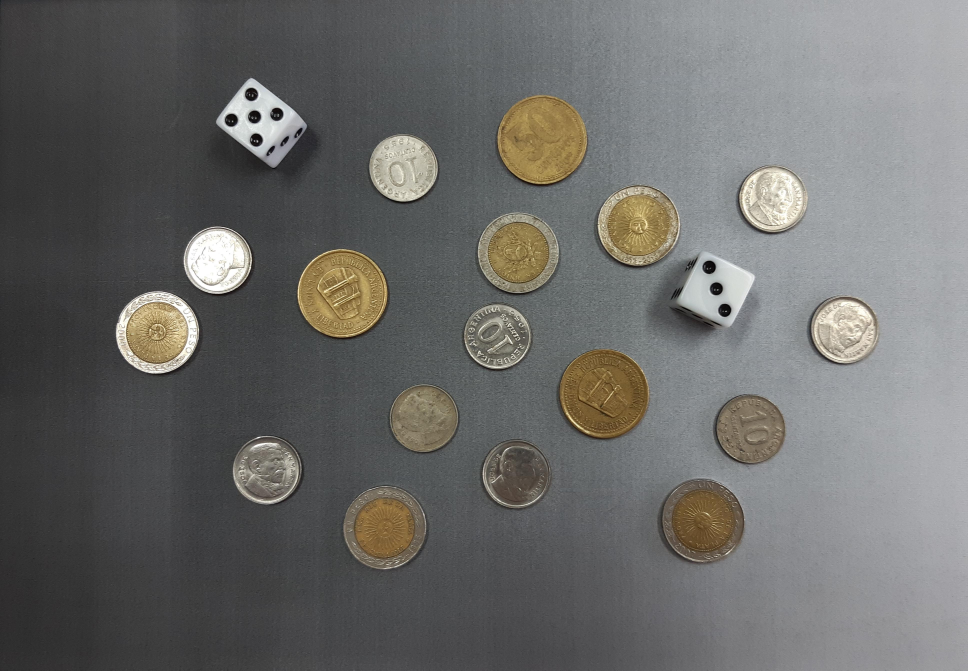
#> input picture Imagenes/monedas.jpg, 3871 x 2681 px (shown at 1/4 size)
$ python problema_01.py
#> lines starting #> are read from the running program, lines starting #| are printed output that depends on the picture; after the words box and inside, x2 and y2 are one past the last pixel; in counts of white or black regions, pixels touching at a corner belong together
import cv2
import numpy as np
from matplotlib import pyplot as plt

# Cargamos la imagen a colores
img = cv2.imread('Imagenes/monedas.jpg', cv2.IMREAD_COLOR)
#> img is the input picture: shape (2681, 3871, 3); mean B, G, R 105.5, 107.4, 107.5

# Convertimos imagen a escala de grises
img_gris = cv2.cvtColor(img, cv2.COLOR_BGR2GRAY)

# Aplicammos el filtro pasabajos para suavizado:
img_blur = cv2.GaussianBlur(img_gris, ksize=(5, 5), sigmaX=1.5)

# Aplicamos Canny para segmentar
img_canny = cv2.Canny(img_blur, threshold1=20, threshold2=150)
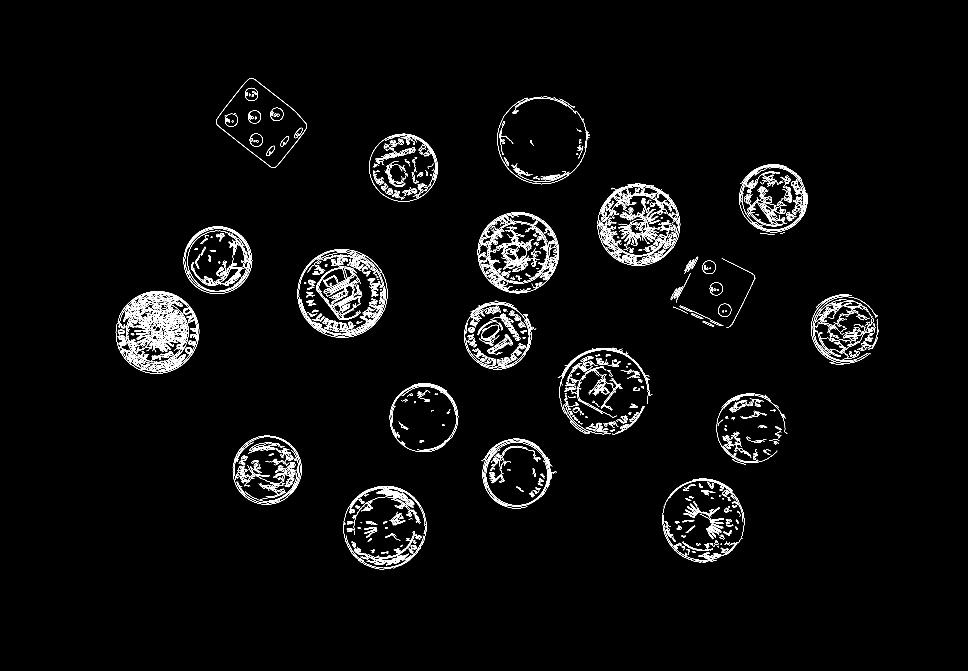
#> img_canny: shape (2681, 3871) (shown at 1/4 size); 1.6% white in thin lines or dots, all inside (x1, y1, x2, y2) = (463, 312, 3515, 2277)

# Dilatammos para engrosar un poco los bordes y después poder rellenarlos
elemento_estructural_1 = cv2.getStructuringElement(cv2.MORPH_ELLIPSE, (40, 40))
img_dilatada = cv2.dilate(img_canny, elemento_estructural_1, iterations=1)
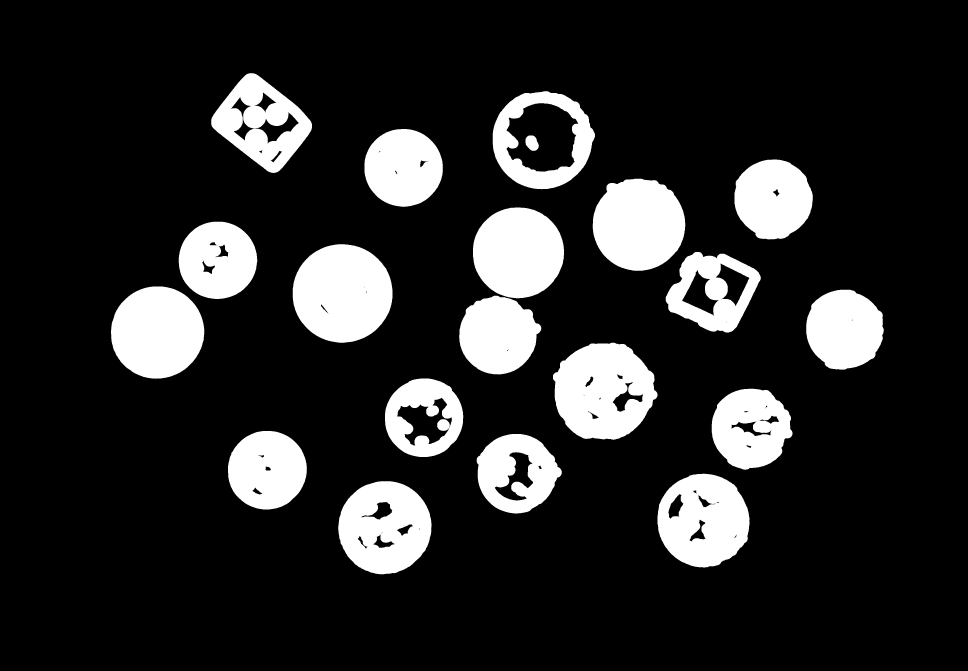
#> img_dilatada: shape (2681, 3871) (shown at 1/4 size); 15.8% white; 20 white regions

# Encontramos los contornos
contours, _ = cv2.findContours(img_dilatada, cv2.RETR_EXTERNAL, cv2.CHAIN_APPROX_SIMPLE)
#> contours = 19 contours; largest, box (x1, y1, x2, y2) and area: (1971, 365, 2380, 757) 123422, (1171, 977, 1570, 1371) 123183, (2212, 1371, 2630, 1759) 123142, (1353, 1925, 1726, 2297) 108280, (2630, 1895, 2998, 2270) 107590

# Creamos una imagen en blanco para dibujar los contornos y rellenar
imagen_rellena = np.zeros_like(img_dilatada)

# Dibujamos y rellenamos los contornos en la imagen en blanco
imagen_rellena = cv2.drawContours(imagen_rellena, contours, -1, 255, thickness=cv2.FILLED)
#> imagen_rellena: shape (2681, 3871); 17.2% white; 19 white regions, largest, box (x1, y1, x2, y2) and area: (1971, 365, 2380, 757) 123991, (1171, 977, 1570, 1371) 123744, (2212, 1371, 2630, 1759) 123721

# Erosión para dar más forma a los círculos
elemento_estructural_2 = cv2.getStructuringElement(cv2.MORPH_ELLIPSE, (20, 20))
img_erosionada = cv2.erode(imagen_rellena, elemento_estructural_2, iterations=3)
#> img_erosionada: shape (2681, 3871); 11.7% white; 19 white regions, largest, box (x1, y1, x2, y2) and area: (1201, 1007, 1543, 1343) 89187, (2001, 395, 2348, 729) 88936, (2249, 1401, 2592, 1729) 87865

# Buscamos componentes conectadas
num_labels, labels, stats, centroids = cv2.connectedComponentsWithStats(img_erosionada)
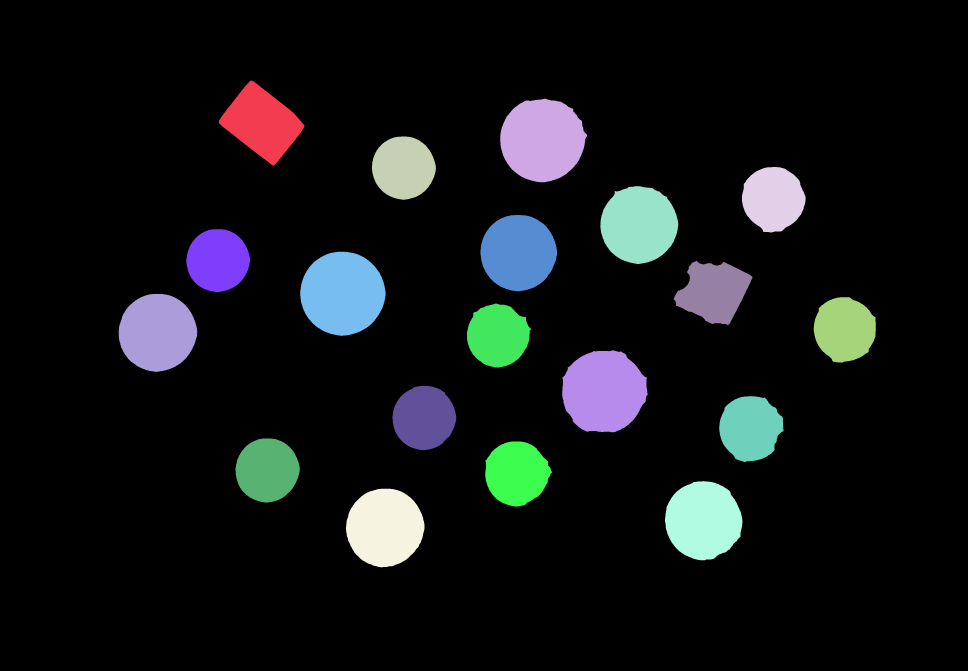
#> labels: shape (2681, 3871) int32 (shown at 1/4 size); 20 distinct labels, from 0 to 19; one colour per label, 0 black
#> num_labels = 20; stats = 20 rows, first 6: [0, 0, 3871, 2681, 9165965], [875, 323, 343, 339, 62423], [2001, 395, 347, 334, 88936], [1488, 546, 256, 253, 50134], [2968, 668, 255, 262, 50797], [2401, 745, 312, 311, 74949]; centroids = 20 rows, first 8: [1927.4, 1345.9], [1047.6, 491.3], [2169.2, 559.4], [1613.7, 670.6], [3092.7, 795.1], [2555.2, 898.6], [2073.1, 1010.2], [871, 1040.9]

# Copia de la imagen sobre la que vamos a dibujar rectángulos
img_clasificada = cv2.cvtColor(img, cv2.COLOR_BGR2RGB)

# Contadores de objetos
cantidad_monedas = 0
cantidad_dados = 0
monedas_1= 0
monedas_50= 0
monedas_10= 0

# Vamos analizando elemento a elemento recorriendo desde el primer elemento, que no es el fondo, en adelante
for i in range(1, num_labels):
    # Generamos una matriz con todos 0 salvo donde está el elemento que se está analizando
    obj = (labels == i).astype(np.uint8)

    # Obtenemos el contorno del elemento
    contour, _ = cv2.findContours(obj, cv2.RETR_EXTERNAL, cv2.CHAIN_APPROX_SIMPLE)

    # Calculamos el factor de forma del elemento
    area = cv2.contourArea(contour[0])
    perimetro = cv2.arcLength(contour[0], True)
    ff = area / perimetro**2

    # Si el factor de forma es mayor que un umbral establecido experimentalmente, es una moneda
    if ff > 0.065:
        cantidad_monedas+=1

        if 53000 > stats[i, cv2.CC_STAT_AREA] > 48000:
            # Dibujamos rectángulo sobre la imagen
            img_clasificada = cv2.rectangle(img_clasificada, (stats[i, cv2.CC_STAT_LEFT], stats[i, cv2.CC_STAT_TOP]), (stats[i, cv2.CC_STAT_LEFT]+stats[i, cv2.CC_STAT_WIDTH] , stats[i, cv2.CC_STAT_TOP]+stats[i, cv2.CC_STAT_HEIGHT]), (255, 0, 0), 4)
            monedas_10+=1
        elif stats[i, cv2.CC_STAT_AREA] > 72000 and stats[i, cv2.CC_STAT_AREA] < 77000:
            # Dibujamos rectángulo sobre la imagen
            img_clasificada = cv2.rectangle(img_clasificada, (stats[i, cv2.CC_STAT_LEFT], stats[i, cv2.CC_STAT_TOP]), (stats[i, cv2.CC_STAT_LEFT]+stats[i, cv2.CC_STAT_WIDTH] , stats[i, cv2.CC_STAT_TOP]+stats[i, cv2.CC_STAT_HEIGHT]), (0, 255, 0), 4)
            monedas_1+=1
        else:
            # Dibujamos rectángulo sobre la imagen
            img_clasificada = cv2.rectangle(img_clasificada, (stats[i, cv2.CC_STAT_LEFT], stats[i, cv2.CC_STAT_TOP]), (stats[i, cv2.CC_STAT_LEFT]+stats[i, cv2.CC_STAT_WIDTH] , stats[i, cv2.CC_STAT_TOP]+stats[i, cv2.CC_STAT_HEIGHT]), (255, 255, 255), 4)
            monedas_50+=1

    # Si no, es un dado
    else:
        cantidad_dados+=1

        # Dibujamos un rectángulo sobre la imagen
        img_clasificada = cv2.rectangle(img_clasificada, (stats[i, cv2.CC_STAT_LEFT], stats[i, cv2.CC_STAT_TOP]), (stats[i, cv2.CC_STAT_LEFT]+stats[i, cv2.CC_STAT_WIDTH] , stats[i, cv2.CC_STAT_TOP]+stats[i, cv2.CC_STAT_HEIGHT]), (0, 0, 255), 4)

        # Cropping de la imagen de canny de los bounding box de los dados.
        dado_canny= img_canny[ stats[i, cv2.CC_STAT_TOP] : stats[i, cv2.CC_STAT_TOP]+stats[i, cv2.CC_STAT_HEIGHT], stats[i, cv2.CC_STAT_LEFT]:stats[i, cv2.CC_STAT_LEFT]+stats[i, cv2.CC_STAT_WIDTH ]]

        # Dilatamos para ensanchar los bordes un poco para cerrar los contornos de los círculos
        elemento_estructural_3 = cv2.getStructuringElement(cv2.MORPH_ELLIPSE, (6, 6))
        dado_dilatado = cv2.dilate(dado_canny, elemento_estructural_3, iterations=1)

        # Rellenamos los contornos para rellenar los circulitos y dilatamos la imagen
        contours, _ = cv2.findContours(dado_dilatado, cv2.RETR_EXTERNAL, cv2.CHAIN_APPROX_SIMPLE)
        imagen_rellena = np.zeros_like(dado_dilatado)
        dado_dilatado = cv2.drawContours(dado_dilatado, contours, -1, 255, thickness=cv2.FILLED)

        # Contamos los números de los dados:
        # La idea es que como los círculos van a tener áreas similares, podes establecer un umbral de modo experimental
        num_labels_dados, labels_dados, stats_dados, centroids_dados = cv2.connectedComponentsWithStats(dado_dilatado)
        contador_numeros=0
        for j in range(1, num_labels_dados):
            if stats_dados[j, cv2.CC_STAT_AREA] > 2600 and stats_dados[j, cv2.CC_STAT_AREA] < 2800:
                contador_numeros += 1

        # Escribimos el número en la imagen
        img_clasificada = cv2.putText(img_clasificada, str(contador_numeros), (stats[i, cv2.CC_STAT_LEFT]+20, stats[i, cv2.CC_STAT_TOP]+150), cv2.FONT_HERSHEY_SIMPLEX, 5, (255, 0, 0), 10)
#> this loop made 19 passes
#> (area, perimetro, ff, num_labels_dados) on passes 1, 9: (62036.5, 1015, 0.0602, 12), (51766.5, 988, 0.053, 12)
#> (area, perimetro, ff) on passes 2 to 7: (88453.5, 1128.3, 0.0695), (49776.5, 837.7, 0.0709), (50436.5, 847.8, 0.0702), (74503.5, 1037.7, 0.0692), (72307, 1008.3, 0.0711), (49461.5, 834, 0.0711)
#> pass 1, `dado_dilatado = cv2.dilate(dado_canny, elemento_estructural_3, iterati..`:
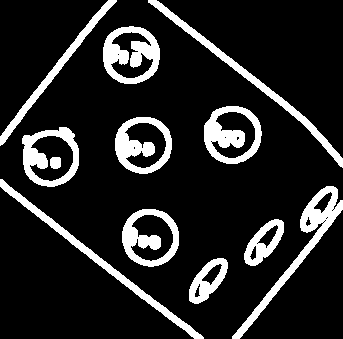
#> dado_dilatado: shape (339, 343); 14.5% white; 12 white regions, largest, box (x1, y1, x2, y2) and area: (232, 186, 343, 339) 2097, (103, 26, 160, 84) 1814, (0, 179, 204, 339) 1783
#> after the loop:
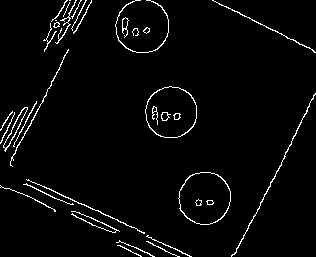
#> dado_canny: shape (257, 316); 3.1% white in thin lines or dots
#> after the loop:
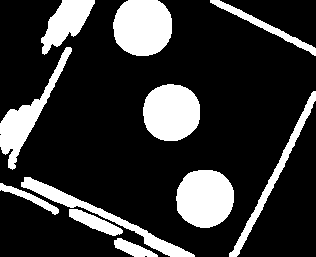
#> dado_dilatado: shape (257, 316); 20.6% white; 11 white regions, largest, box (x1, y1, x2, y2) and area: (113, 0, 172, 56) 2753, (176, 170, 234, 228) 2692, (143, 84, 200, 141) 2623
#> after the loop:
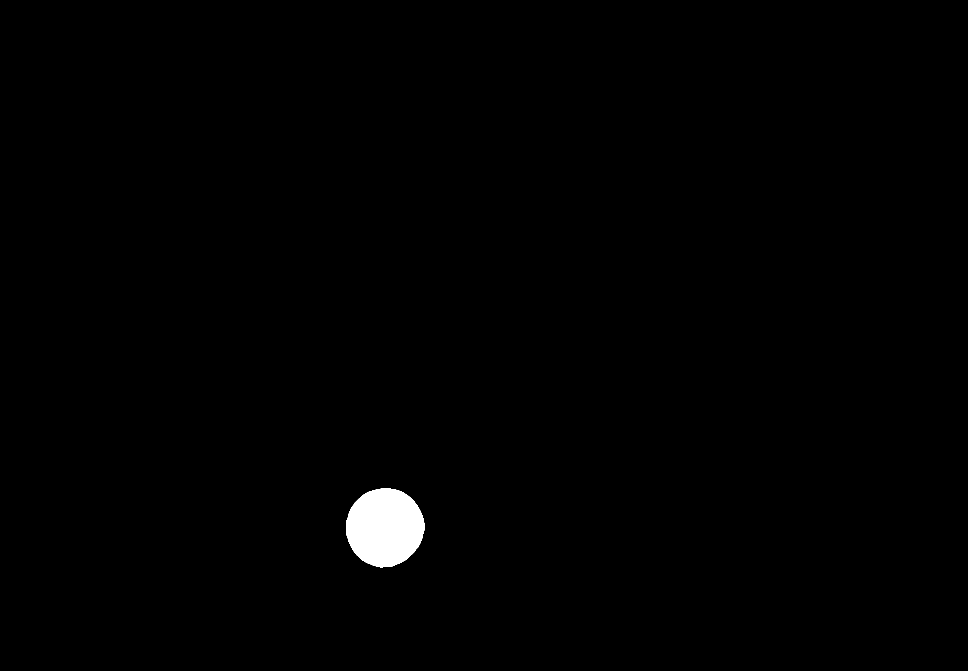
#> obj: shape (2681, 3871) (shown at 1/4 size); values 0 (black) and 1 (white), 0.74% white; 1 white region, box (x1, y1, x2, y2) and area: (1384, 1955, 1698, 2269) 76506
#> after the loop, cantidad_dados = 2; cantidad_monedas = 17; monedas_1 = 5; monedas_10 = 9; monedas_50 = 3

# Escribimos sobre la imagen la cantidad de monedas y dados detectados
img_clasificada = cv2.putText(img_clasificada, f'Cantidad de monedas: {cantidad_monedas}', (140,2100), cv2.FONT_HERSHEY_SIMPLEX, 2, (0, 0, 0), 8)
img_clasificada = cv2.putText(img_clasificada, f'Cantidad de 10 cvos: {monedas_10}', (140,2180), cv2.FONT_HERSHEY_SIMPLEX, 2, (255, 0, 0), 8)
img_clasificada = cv2.putText(img_clasificada, f'Cantidad de 50 cvos: {monedas_50}', (140,2260), cv2.FONT_HERSHEY_SIMPLEX, 2, (255, 255, 255), 8)
img_clasificada = cv2.putText(img_clasificada, f'Cantidad de 1 peso: {monedas_1}', (140,2340), cv2.FONT_HERSHEY_SIMPLEX, 2, (0, 255, 0), 8)
img_clasificada = cv2.putText(img_clasificada, f'Cantidad de dados: {cantidad_dados}', (140,2420), cv2.FONT_HERSHEY_SIMPLEX, 2, (0, 0, 255), 8)

# Resultado final
plt.figure()
plt.imshow(img_clasificada, cmap='gray')
plt.show()
